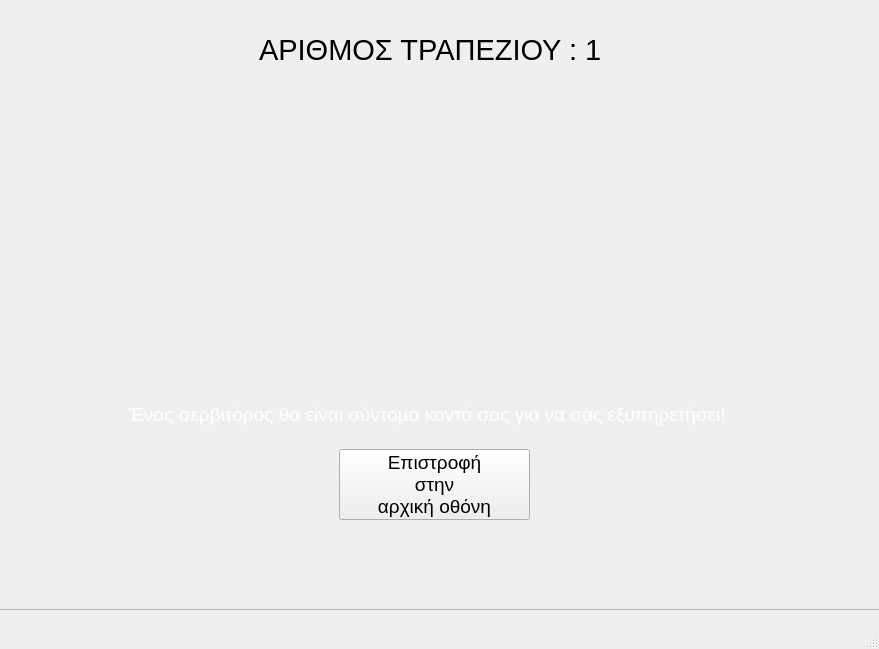
<?xml version="1.0" encoding="UTF-8"?>
<ui version="4.0">
 <class>MainWindow</class>
 <widget class="QMainWindow" name="MainWindow">
  <property name="geometry">
   <rect>
    <x>0</x>
    <y>0</y>
    <width>879</width>
    <height>649</height>
   </rect>
  </property>
  <property name="maximumSize">
   <size>
    <width>879</width>
    <height>649</height>
   </size>
  </property>
  <property name="windowTitle">
   <string>MainWindow</string>
  </property>
  <property name="styleSheet">
   <string notr="true"/>
  </property>
  <widget class="QWidget" name="centralwidget">
   <widget class="QLabel" name="label_4">
    <property name="geometry">
     <rect>
      <x>0</x>
      <y>0</y>
      <width>881</width>
      <height>631</height>
     </rect>
    </property>
    <property name="styleSheet">
     <string notr="true">background-image: url(:/newPrefix/istockphoto-874402896-612x612.jpg);</string>
    </property>
    <property name="text">
     <string/>
    </property>
    <property name="pixmap">
     <pixmap resource="../Qt designer/rr.qrc">:/newPrefix/istockphoto-874402896-612x612.jpg</pixmap>
    </property>
    <property name="scaledContents">
     <bool>true</bool>
    </property>
   </widget>
   <widget class="QFrame" name="frame">
    <property name="geometry">
     <rect>
      <x>-1</x>
      <y>-1</y>
      <width>881</width>
      <height>611</height>
     </rect>
    </property>
    <property name="frameShape">
     <enum>QFrame::StyledPanel</enum>
    </property>
    <property name="frameShadow">
     <enum>QFrame::Raised</enum>
    </property>
    <widget class="QLabel" name="label_3">
     <property name="geometry">
      <rect>
       <x>290</x>
       <y>160</y>
       <width>281</width>
       <height>161</height>
      </rect>
     </property>
     <property name="styleSheet">
      <string notr="true">image: url(:/newPrefix/277300173_4452583194843759_4849827873357531333_n.png);</string>
     </property>
     <property name="text">
      <string/>
     </property>
     <property name="pixmap">
      <pixmap resource="../Qt designer/rr.qrc">:/newPrefix/277300173_4452583194843759_4849827873357531333_n.png</pixmap>
     </property>
     <property name="scaledContents">
      <bool>true</bool>
     </property>
    </widget>
    <widget class="QLabel" name="label_2">
     <property name="geometry">
      <rect>
       <x>130</x>
       <y>400</y>
       <width>601</width>
       <height>31</height>
      </rect>
     </property>
     <property name="font">
      <font>
       <pointsize>14</pointsize>
      </font>
     </property>
     <property name="styleSheet">
      <string notr="true">color: rgb(255, 255, 255);</string>
     </property>
     <property name="text">
      <string>&lt;html&gt;&lt;head/&gt;&lt;body&gt;&lt;p&gt;Ένας σερβιτόρος θα είναι σύντομα κοντά σας για να σας εξυπηρετήσει!&lt;/p&gt;&lt;/body&gt;&lt;/html&gt;</string>
     </property>
    </widget>
    <widget class="QLabel" name="label">
     <property name="geometry">
      <rect>
       <x>260</x>
       <y>30</y>
       <width>341</width>
       <height>41</height>
      </rect>
     </property>
     <property name="font">
      <font>
       <pointsize>22</pointsize>
      </font>
     </property>
     <property name="styleSheet">
      <string notr="true">color: rgb(0, 0, 0);</string>
     </property>
     <property name="text">
      <string>ΑΡΙΘΜΟΣ ΤΡΑΠΕΖΙΟΥ : 1</string>
     </property>
    </widget>
    <widget class="QLabel" name="label_5">
     <property name="geometry">
      <rect>
       <x>710</x>
       <y>460</y>
       <width>171</width>
       <height>151</height>
      </rect>
     </property>
     <property name="styleSheet">
      <string notr="true">background-image: url(:/newPrefix/Εικόνα1.gif);</string>
     </property>
     <property name="text">
      <string/>
     </property>
     <property name="pixmap">
      <pixmap resource="../Qt designer/rr.qrc">:/newPrefix/Εικόνα1.gif</pixmap>
     </property>
     <property name="scaledContents">
      <bool>true</bool>
     </property>
    </widget>
    <widget class="QPushButton" name="pushButton_2">
     <property name="geometry">
      <rect>
       <x>340</x>
       <y>450</y>
       <width>191</width>
       <height>71</height>
      </rect>
     </property>
     <property name="font">
      <font>
       <pointsize>14</pointsize>
      </font>
     </property>
     <property name="styleSheet">
      <string notr="true"/>
     </property>
     <property name="text">
      <string>Επιστροφή 
στην 
αρχική οθόνη</string>
     </property>
    </widget>
   </widget>
  </widget>
  <widget class="QMenuBar" name="menubar">
   <property name="geometry">
    <rect>
     <x>0</x>
     <y>0</y>
     <width>879</width>
     <height>21</height>
    </rect>
   </property>
  </widget>
  <widget class="QStatusBar" name="statusbar"/>
 </widget>
 <resources>
  <include location="../Qt designer/rr.qrc"/>
  <include location="../Qt designer/rr.qrc"/>
  <include location="../Qt designer/rr.qrc"/>
  <include location="../Qt designer/rr.qrc"/>
  <include location="../Qt designer/rr.qrc"/>
  <include location="../../Qt designer/rr.qrc"/>
 </resources>
 <connections/>
</ui>
